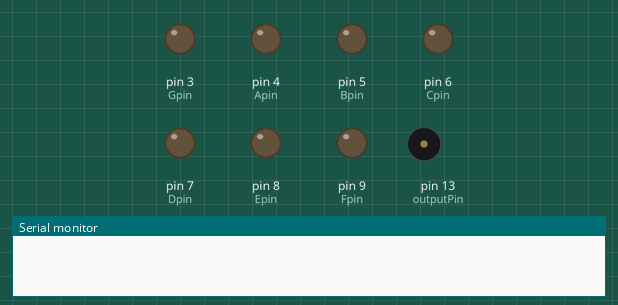
Recording of a sketch running on a simulated Arduino Uno, built with avr-gcc and run on an emulated ATmega328P. On the bench: output pins drawn as LEDs (lit = HIGH), buzzer (waves = sounding), the last lines printed to the serial monitor.

Above: at 0.1 s.
At 0.9 s:
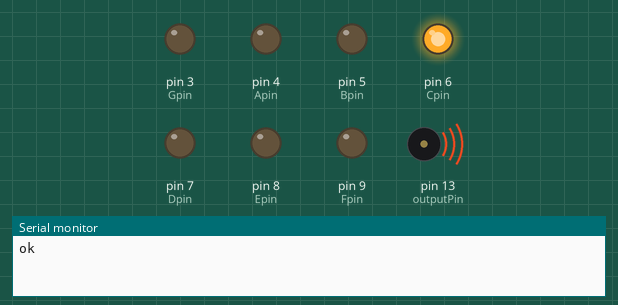
At 2.5 s:
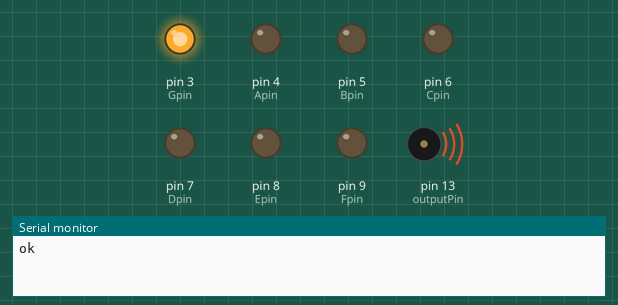
At 4.2 s:
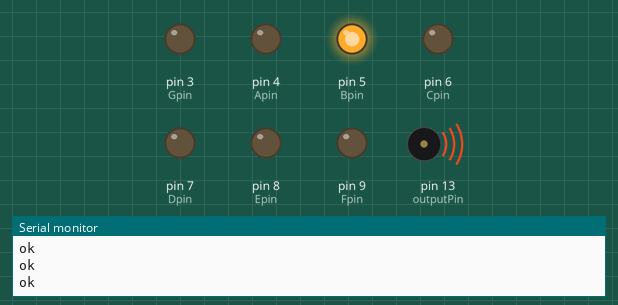
At 7.4 s:
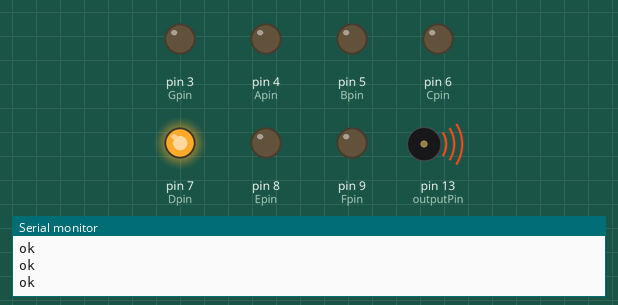
At 12.2 s:
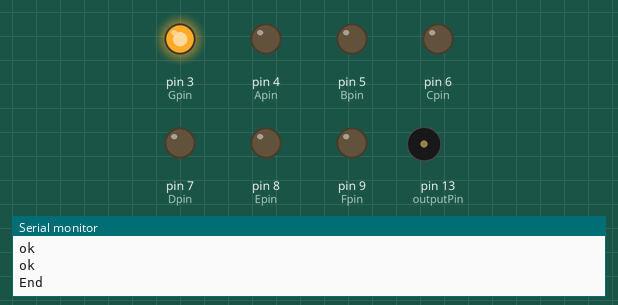
Timing chart, 0 to 13.7 s (numbered marks = the images above):
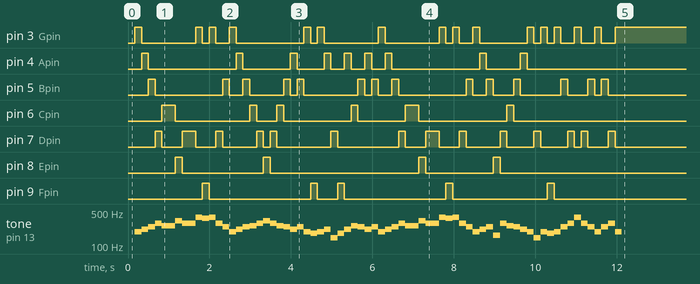

The sketch:

main.ino
```cpp
#include "notes.h"

#define outputPin 13

#define Gpin 3
#define Apin 4
#define Bpin 5
#define Cpin 6
#define Dpin 7
#define Epin 8
#define Fpin 9


int melody[] = {NOTE_C4, NOTE_G3, NOTE_G3, NOTE_A3, NOTE_G3, 0, NOTE_B3, NOTE_C4};


int bachMelody[] = {
  0,
  NOTE_G3,
  NOTE_A3,
  NOTE_B3,
  NOTE_D4,
  NOTE_C4,
  NOTE_C4,
  NOTE_E4,
  NOTE_D4,

  NOTE_D4,
  NOTE_G4,
  NOTE_FS4,
  NOTE_G4,
  NOTE_D4,
  NOTE_B3,
  NOTE_G3,
  NOTE_A3,
  NOTE_B3,

  NOTE_C4,
  NOTE_D4,
  NOTE_E4,
  NOTE_D4,
  NOTE_C4,
  NOTE_B3,
  NOTE_A3,
  NOTE_B3,
  NOTE_G3,

  NOTE_FS3,
  NOTE_G3,
  NOTE_A3,
  NOTE_D3,
  NOTE_FS3,
  NOTE_A3,
  NOTE_C4,
  NOTE_B3,
  NOTE_A3,

  NOTE_B3,
  NOTE_G3,
  NOTE_A3,
  NOTE_B3,
  NOTE_D4,
  NOTE_C4,
  NOTE_C4,
  NOTE_E4,
  NOTE_D4,

  NOTE_D4,
  NOTE_G4,
  NOTE_FS4,
  NOTE_G4,
  NOTE_D4,
  NOTE_B3,
  NOTE_G3,
  NOTE_A3,
  NOTE_B3,

  NOTE_E3,
  NOTE_D4,
  NOTE_C4,
  NOTE_B3,
  NOTE_A3,
  NOTE_G3,
  NOTE_D3,
  NOTE_G3,
  NOTE_FS3,

  NOTE_G3,
  NOTE_B3,
  NOTE_D4,
  NOTE_G4,
  NOTE_D4,
  NOTE_B3,
  NOTE_G3,
  NOTE_B3,
  NOTE_D4,

  NOTE_G3
};

int noteDurations[] = {
  4, 8, 8, 4, 4, 4, 4, 4};

void setup() {
  Serial.begin(9600);

  const int constDuration = 6;

  pinMode(Cpin, OUTPUT);
  pinMode(Dpin, OUTPUT);
  pinMode(Epin, OUTPUT);
  pinMode(Fpin, OUTPUT);
  pinMode(Gpin, OUTPUT);
  pinMode(Apin, OUTPUT);
  pinMode(Bpin, OUTPUT);


  for(int thisNote = 0; thisNote < 73; thisNote++) {

    digitalWrite(Cpin, LOW);
    digitalWrite(Dpin, LOW);
    digitalWrite(Epin, LOW);
    digitalWrite(Fpin, LOW);
    digitalWrite(Gpin, LOW);
    digitalWrite(Apin, LOW);
    digitalWrite(Bpin, LOW);


    int noteDuration = 1000 / constDuration;

    if(bachMelody[thisNote] == NOTE_G3 || bachMelody[thisNote] == NOTE_G4) {
      digitalWrite(Gpin, HIGH);
    }
    else if(bachMelody[thisNote] == NOTE_A3 || bachMelody[thisNote] == NOTE_A4) {
      digitalWrite(Apin, HIGH);
      Serial.println("ok");
    }
    else if(bachMelody[thisNote] == NOTE_B3 || bachMelody[thisNote] == NOTE_B4) {
      digitalWrite(Bpin, HIGH);
    }
    else if(bachMelody[thisNote] == NOTE_C3 || bachMelody[thisNote] == NOTE_C4) {
      digitalWrite(Cpin, HIGH);
    }
    else if(bachMelody[thisNote] == NOTE_D3 || bachMelody[thisNote] == NOTE_D4) {
      digitalWrite(Dpin, HIGH);
    }
    else if(bachMelody[thisNote] == NOTE_E3 || bachMelody[thisNote] == NOTE_E4) {
      digitalWrite(Epin, HIGH);
    }
    else if(bachMelody[thisNote] == NOTE_FS3 || bachMelody[thisNote] == NOTE_FS4) {
      digitalWrite(Fpin, HIGH);
    }

    tone(outputPin, bachMelody[thisNote], noteDuration);
    int pauseBetweenNotes = noteDuration;
    delay(pauseBetweenNotes);
    noTone(outputPin);
  }


  Serial.println("End");
}


void loop() {
}
```

notes.h
```cpp
#define NOTE_B0 31
#define NOTE_C1 33
#define NOTE_CS1 35
#define NOTE_D1 37
#define NOTE_DS1 39
#define NOTE_E1 41
#define NOTE_F1 44
#define NOTE_FS1 46
#define NOTE_G1 49
#define NOTE_GS1 52
#define NOTE_A1 55
#define NOTE_AS1 58
#define NOTE_B1 62
#define NOTE_C2 65
#define NOTE_CS2 69
#define NOTE_D2 73
#define NOTE_DS2 78
#define NOTE_E2 82
#define NOTE_F2 87
#define NOTE_FS2 93
#define NOTE_G2 98
#define NOTE_GS2 104
#define NOTE_A2 110
#define NOTE_AS2 117
#define NOTE_B2 123
#define NOTE_C3 131
#define NOTE_CS3 139
#define NOTE_D3 147
#define NOTE_DS3 156
#define NOTE_E3 165
#define NOTE_F3 175
#define NOTE_FS3 185
#define NOTE_G3 196
#define NOTE_GS3 208
#define NOTE_A3 220
#define NOTE_AS3 233
#define NOTE_B3 247
#define NOTE_C4 262
#define NOTE_CS4 277
#define NOTE_D4 294
#define NOTE_DS4 311
#define NOTE_E4 330
#define NOTE_F4 349
#define NOTE_FS4 370
#define NOTE_G4 392
#define NOTE_GS4 415
#define NOTE_A4 440
#define NOTE_AS4 466
#define NOTE_B4 494
#define NOTE_C5 523
#define NOTE_CS5 554
#define NOTE_D5 587
#define NOTE_DS5 622
#define NOTE_E5 659
#define NOTE_F5 698
#define NOTE_FS5 740
#define NOTE_G5 784
#define NOTE_GS5 831
#define NOTE_A5 880
#define NOTE_AS5 932
#define NOTE_B5 988
#define NOTE_C6 1047
#define NOTE_CS6 1109
#define NOTE_D6 1175
#define NOTE_DS6 1245
#define NOTE_E6 1319
#define NOTE_F6 1397
#define NOTE_FS6 1480
#define NOTE_G6 1568
#define NOTE_GS6 1661
#define NOTE_A6 1760
#define NOTE_AS6 1865
#define NOTE_B6 1976
#define NOTE_C7 2093
#define NOTE_CS7 2217
#define NOTE_D7 2349
#define NOTE_DS7 2489
#define NOTE_E7 2637
#define NOTE_F7 2794
#define NOTE_FS7 2960
#define NOTE_G7 3136
#define NOTE_GS7 3322
#define NOTE_A7 3520
#define NOTE_AS7 3729
#define NOTE_B7 3951
#define NOTE_C8 4186
#define NOTE_CS8 4435
#define NOTE_D8 4699
#define NOTE_DS8 4978
```
